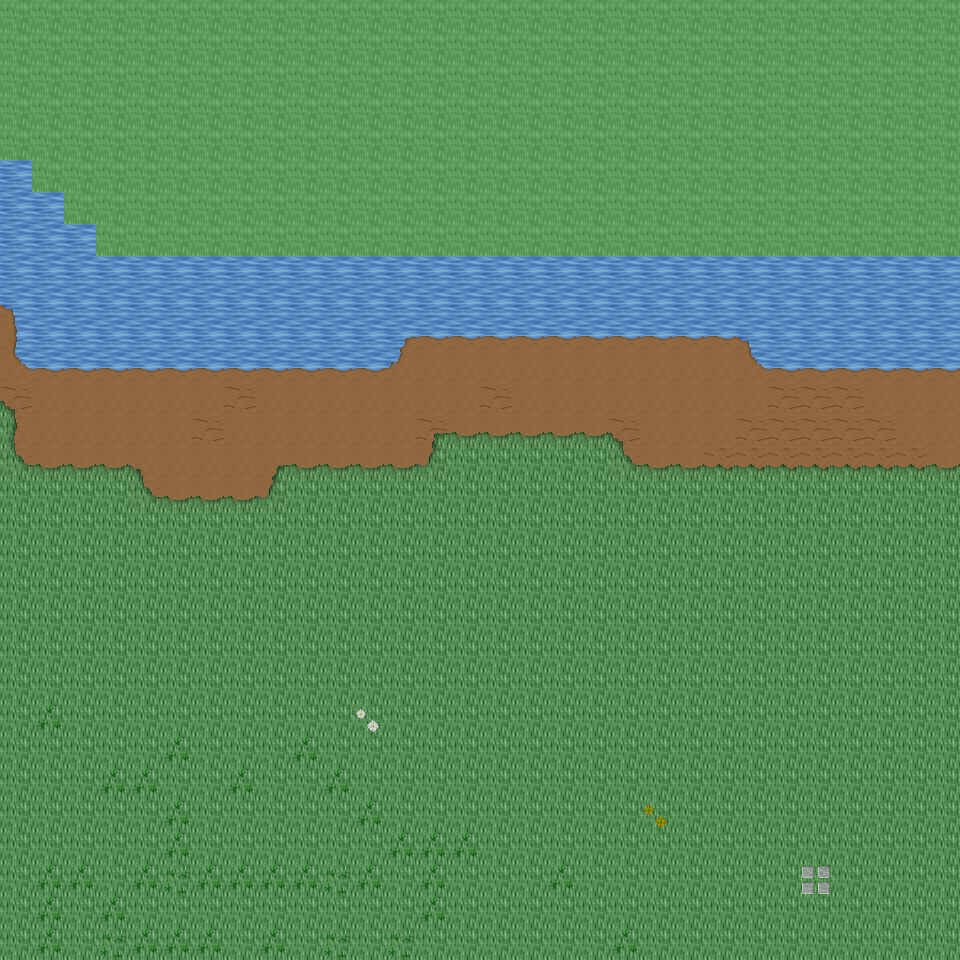

This is a level from a 2D game, rendered from its Tiled map with the project's own tilesets. A one-line summary and the map file follow, with tile-layer data summarised:
An orthogonal 30x30 tile map with 32x32 px tiles, 6 tile layers (Ground, Object, Object2, Above, ...), 22 tilesets and 3 objects (3x mapExit).

<map version="1.0" orientation="orthogonal" renderorder="right-down" width="30" height="30" tilewidth="32" tileheight="32" nextobjectid="4">
  <tileset firstgid="1" name="tileset_ground_ground" tilewidth="32" tileheight="32" tilecount="33" columns="3">
    <image source="../drawable/tileset_ground_ground.png" width="96" height="352" />
  </tileset>
  <tileset firstgid="34" name="tileset_ground_water_pool" tilewidth="32" tileheight="32" tilecount="72" columns="3">
    <image source="../drawable/tileset_ground_water_pool.png" width="96" height="768" />
  </tileset>
  <tileset firstgid="106" name="tileset_ground_ridge_earth_dark" tilewidth="32" tileheight="32" tilecount="96" columns="12">
    <image source="../drawable/tileset_ground_ridge_earth_dark.png" width="384" height="256" />
  </tileset>
  <tileset firstgid="202" name="tileset_ground_grass_edges" tilewidth="32" tileheight="32" tilecount="36" columns="12">
    <image source="../drawable/tileset_ground_grass_edges.png" width="384" height="96" />
  </tileset>
  <tileset firstgid="238" name="tileset_ground_earth_edges" tilewidth="32" tileheight="32" tilecount="18" columns="6">
    <image source="../drawable/tileset_ground_earth_edges.png" width="192" height="96" />
  </tileset>
  <tileset firstgid="256" name="tileset_ground_grass_corners" tilewidth="32" tileheight="32" tilecount="24" columns="6">
    <image source="../drawable/tileset_ground_grass_corners.png" width="192" height="128" />
  </tileset>
  <tileset firstgid="280" name="tileset_plant_grasses" tilewidth="32" tileheight="32" tilecount="6" columns="3">
    <image source="../drawable/tileset_plant_grasses.png" width="96" height="64" />
  </tileset>
  <tileset firstgid="286" name="tileset_plant_flower_daisy_blue" tilewidth="32" tileheight="32" tilecount="8" columns="2">
    <image source="../drawable/tileset_plant_flower_daisy_blue.png" width="64" height="128" />
  </tileset>
  <tileset firstgid="294" name="tileset_plant_flower_daisy_yellow" tilewidth="32" tileheight="32" tilecount="8" columns="2">
    <image source="../drawable/tileset_plant_flower_daisy_yellow.png" width="64" height="128" />
  </tileset>
  <tileset firstgid="302" name="tileset_plant_bush_bushes" tilewidth="32" tileheight="32" tilecount="10" columns="5">
    <image source="../drawable/tileset_plant_bush_bushes.png" width="160" height="64" />
  </tileset>
  <tileset firstgid="312" name="tileset_plant_flower_daisy_red" tilewidth="32" tileheight="32" tilecount="8" columns="2">
    <image source="../drawable/tileset_plant_flower_daisy_red.png" width="64" height="128" />
  </tileset>
  <tileset firstgid="320" name="tileset_plant_flower_daisy_white" tilewidth="32" tileheight="32" tilecount="8" columns="2">
    <image source="../drawable/tileset_plant_flower_daisy_white.png" width="64" height="128" />
  </tileset>
  <tileset firstgid="328" name="tileset_logic_collision" tilewidth="32" tileheight="32" tilecount="1" columns="1">
    <image source="../drawable/tileset_logic_collision.png" width="32" height="32" />
  </tileset>
  <tileset firstgid="329" name="tileset_plant_tree_tree_green" tilewidth="32" tileheight="32" tilecount="88" columns="8">
    <image source="../drawable/tileset_plant_tree_tree_green.png" width="256" height="352" />
  </tileset>
  <tileset firstgid="417" name="tileset_plant_stump_stump_brown" tilewidth="32" tileheight="32" tilecount="4" columns="2">
    <image source="../drawable/tileset_plant_stump_stump_brown.png" width="64" height="64" />
  </tileset>
  <tileset firstgid="421" name="tileset_logic_item_sheepfood" tilewidth="32" tileheight="32" tilecount="1" columns="1">
    <image source="../drawable/tileset_logic_item_sheepfood.png" width="32" height="32" />
  </tileset>
  <tileset firstgid="422" name="tileset_logic_creature_fairy" tilewidth="32" tileheight="32" tilecount="4" columns="4">
    <image source="../drawable/tileset_logic_creature_fairy.png" width="128" height="32" />
  </tileset>
  <tileset firstgid="426" name="tileset_logic_item_resources" tilewidth="32" tileheight="32" tilecount="6" columns="6">
    <image source="../drawable/tileset_logic_item_resources.png" width="192" height="32" />
  </tileset>
  <tileset firstgid="432" name="tileset_logic_creature_mythical_being" tilewidth="32" tileheight="32" tilecount="24" columns="8">
    <image source="../drawable/tileset_logic_creature_mythical_being.png" width="256" height="96" />
  </tileset>
  <tileset firstgid="456" name="tileset_ground_green_paving" tilewidth="32" tileheight="32" tilecount="18" columns="3">
    <image source="../drawable/tileset_ground_green_paving.png" width="96" height="192" />
  </tileset>
  <tileset firstgid="474" name="tileset_logic_protection" tilewidth="32" tileheight="32" tilecount="2" columns="2">
    <image source="../drawable/tileset_logic_protection.png" width="64" height="32" />
  </tileset>
  <tileset firstgid="476" name="tileset_building_huts" tilewidth="32" tileheight="32" tilecount="338" columns="26">
    <image source="../drawable/tileset_building_huts.png" width="832" height="416" />
  </tileset>
  <layer name="Ground" width="30" height="30">
    <data>[900 cells, 900 non-empty, 6 distinct tile ids]</data>
  </layer>
  <layer name="Object" width="30" height="30">
    <data>[900 cells, 121 non-empty, 21 distinct tile ids]</data>
  </layer>
  <layer name="Object2" width="30" height="30">
    <data>[900 cells, 0 non-empty, 0 distinct tile ids]</data>
  </layer>
  <layer name="Above" width="30" height="30">
    <data>[900 cells, 0 non-empty, 0 distinct tile ids]</data>
  </layer>
  <layer name="Above2" width="30" height="30">
    <data>[900 cells, 0 non-empty, 0 distinct tile ids]</data>
  </layer>
  <layer name="Walkable" width="30" height="30">
    <data>[900 cells, 234 non-empty, 1 distinct tile ids]</data>
  </layer>
  <objectgroup name="MapEvents">
    <object id="1" name="south" type="mapExit" x="0" y="928" width="960" height="32">
      <properties>
        <property name="map" value="level_0_x87_y111" />
        <property name="x" value="0" />
        <property name="y" value="1" />
      </properties>
    </object>
    <object id="2" name="west" type="mapExit" x="0" y="160" width="32" height="800">
      <properties>
        <property name="map" value="level_0_x86_y110" />
        <property name="x" value="28" />
        <property name="y" value="5" />
      </properties>
    </object>
    <object id="3" name="east" type="mapExit" x="928" y="256" width="32" height="704">
      <properties>
        <property name="map" value="level_0_x88_y110" />
        <property name="x" value="1" />
        <property name="y" value="8" />
      </properties>
    </object>
  </objectgroup>
</map>
